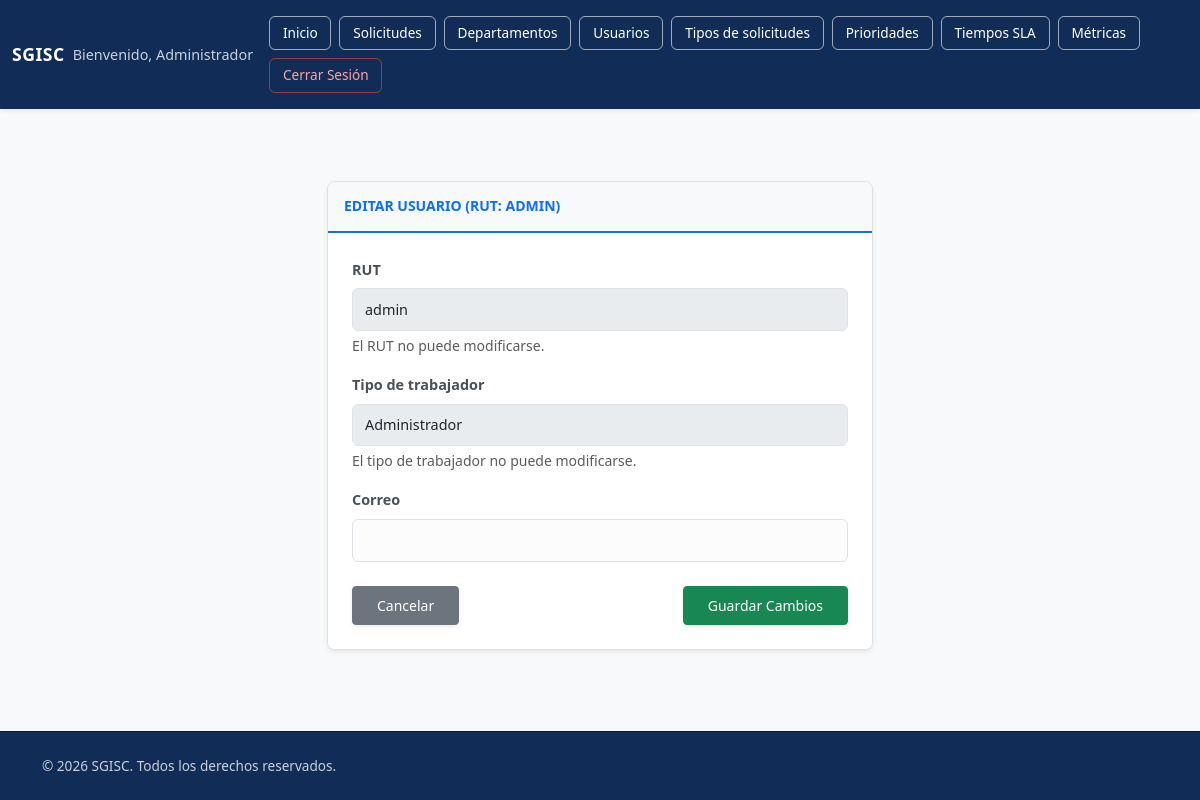
/ventanas/EditarUsuario.php?id_enviado=19 (signed in), run on the app's committed database.
### tables this page shows
CREATE TABLE `usuario` (
  `ID_usuario` int(11) NOT NULL,
  `rut_usuario` varchar(100) NOT NULL,
  `correo_usuario` varchar(150) NOT NULL DEFAULT '',
  `contraseña` varchar(100) NOT NULL,
  `activo` tinyint(1) NOT NULL DEFAULT 1,
  `cambio_contraseña` tinyint(1) NOT NULL DEFAULT 0,
  `Fecha_creacion` date NOT NULL DEFAULT current_timestamp(),
  `is_admin` tinyint(1) NOT NULL DEFAULT 0
);

### ventanas/Editarusuario.php (the view, shortened to what this page needs)
<?php
    include('../base_de_datos/conexion.php');
    $id_usuario = $_GET['id_enviado'];
    $consulta_usuario = "SELECT * FROM usuario WHERE ID_usuario = '$id_usuario'";
    $resultado_usuario = mysqli_query($conexionDB, $consulta_usuario);
    $usuarioActual = mysqli_fetch_assoc($resultado_usuario);
    $rolActual = "";
    if ((int)$usuarioActual["is_admin"] === 1) {
        $rolActual = "Administrador";
    } elseif (mysqli_num_rows(mysqli_query($conexionDB, "SELECT ID_usuario FROM desarrollador WHERE ID_usuario = '$id_usuario'")) > 0) {
        $rolActual = "Desarrollador";
    } else {
        $trabajadorRol = mysqli_fetch_assoc(mysqli_query($conexionDB, "SELECT tipo_trabajador FROM trabajador WHERE ID_usuario = '$id_usuario'"));
        if ($trabajadorRol) {
            $rolActual = ucfirst($trabajadorRol["tipo_trabajador"]);
        }
    }
?>
<!DOCTYPE html>
<html lang="es">
<head>
    <link href="https://cdn.jsdelivr.net/npm/bootstrap@5.3.2/dist/css/bootstrap.min.css" rel="stylesheet">
    <link rel="stylesheet" href="../recursos/css/style_index.css">
    <link rel="stylesheet" href="../recursos/css/style_mantenedores.css">
</head>
<body class="bg-light">
    <?php include('../recursos/componentes/navbar1.php'); ?>
    <div class="container mt-5">
        <div class="row justify-content-center">
            <div class="col-md-6">
                <div class="card shadow-sm border" style="border-radius: 8px; overflow: hidden;">
                    <div class="card-header custom-card-header py-3">
                        <h6 class="mb-0 fw-bold text-primary text-uppercase small tracking-wider">
                            Editar Usuario (RUT: <?php echo htmlspecialchars($usuarioActual['rut_usuario']); ?>)
                        </h6>
                    </div>
                    <div class="card-body p-4 bg-white">
                        <form action="../recursos/componentes/ActualizarUsuario.php" method="POST">
                            <div class="mb-3">
                                <label class="form-label fw-semibold">RUT</label>
                                <input type="text" class="form-control" value="<?php echo htmlspecialchars($usuarioActual['rut_usuario']); ?>" disabled>
                                <div class="form-text">El RUT no puede modificarse.</div>
                            </div>
                            <div class="mb-3">
                                <label class="form-label fw-semibold">Tipo de trabajador</label>
                                <input type="text" class="form-control" value="<?php echo htmlspecialchars($rolActual); ?>" disabled>
                                <div class="form-text">El tipo de trabajador no puede modificarse.</div>
                            </div>
                            <div class="mb-3">
                                <label class="form-label fw-semibold">Correo</label>
                                <input type="email" class="form-control" name="correo_usuario" value="<?php echo htmlspecialchars($usuarioActual['correo_usuario']); ?>" required>
                            </div>
                            <div class="d-flex justify-content-between mt-4">
                                <a href="Usuario.php" class="btn btn-sm btn-secondary fw-medium px-4 shadow-sm py-2">
                                    Cancelar
                                </a>
                                <button type="submit" class="btn btn-sm btn-success fw-medium px-4 shadow-sm py-2">
                                    Guardar Cambios
                                </button>
                            </div>
                        </form>
                    </div>
                </div>
            </div>
        </div>
    </div>
    <?php include('../recursos/componentes/footer.php'); ?>
</body>
</html>

### recursos/css/style_index.css (style rules this page uses)
body { background-color: #f8fafc; font-family: system-ui, -apple-system, sans-serif; display: flex; flex-direction: column; min-height: 100vh; }
body > .container { width: 100%; }

### recursos/css/style_mantenedores.css (style rules this page uses)
body { font-family: 'Inter', sans-serif; color: #343a40; }
.custom-card-header { background-color: #f8f9fa; border-bottom: 2px solid #0d6efd !important; }
.form-label { font-weight: 500; font-size: 0.9rem; color: #495057; }
.form-control { border: 1px solid #dee2e6; padding: 0.6rem 0.75rem; font-size: 0.9rem; background-color: #fcfcfc; transition: all 0.2s ease-in-out; }

### data on the page
usuario: rut_usuario "ADMIN", rut_usuario "admin", is_admin "Administrador"

### other printed values
$tipoUsuario "Administrador"
$label "Inicio"
$label "Solicitudes"
$label "Departamentos"
$label "Usuarios"
$label "Tipos de solicitudes"
$label "Prioridades"
$label "Tiempos SLA"
$label "Métricas"
$label "Cerrar Sesión"
